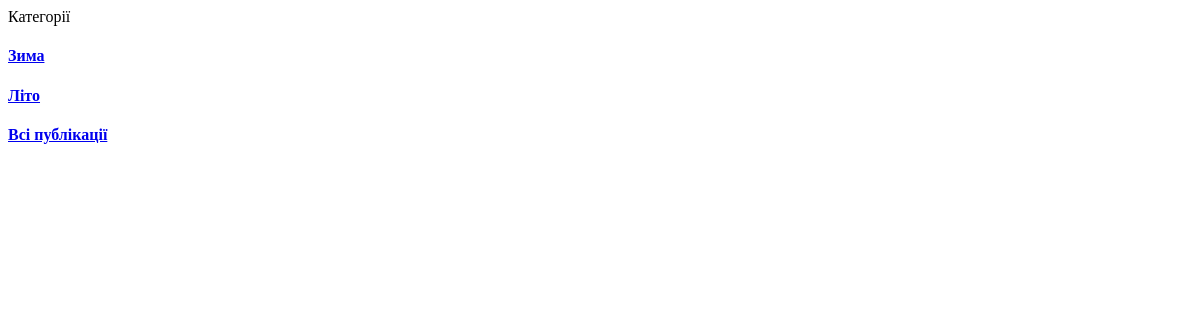
Before: / with the older database file.
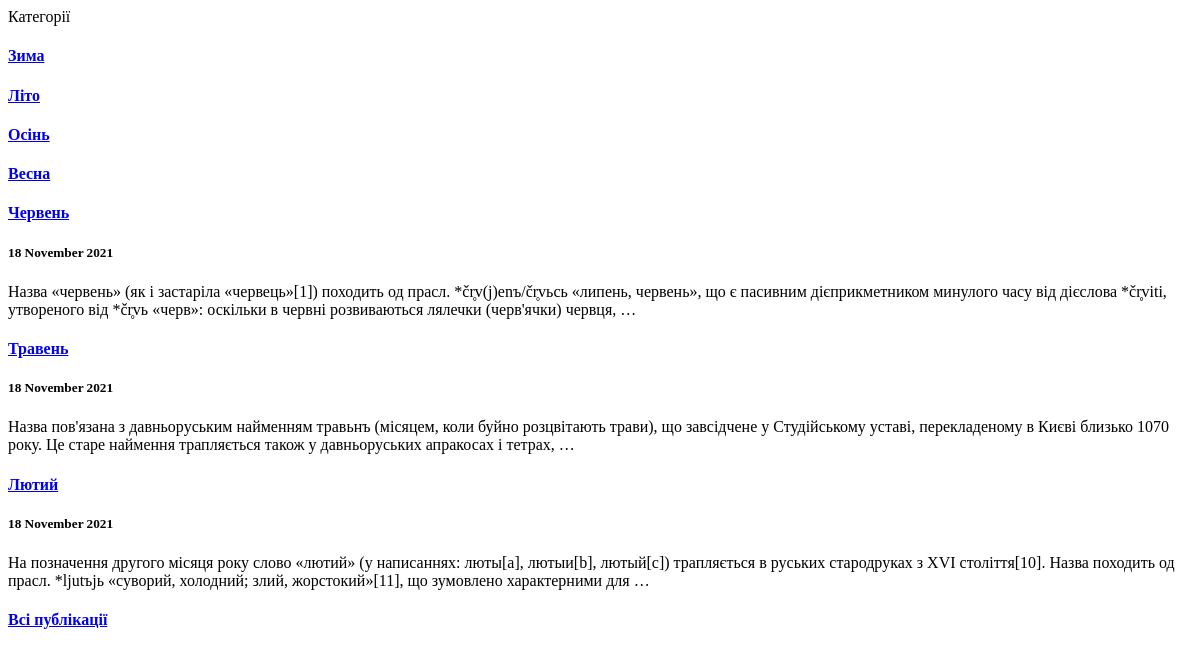
After: the same page with the newer database file.
### app_blog/models.py (models this page shows, shortened)
class Category(models.Model):
    category = models.CharField(u'Категорія',
    max_length=250, help_text=u'Максимум 250 символів')
    slug = models.SlugField(u'Слаг')
    objects=models.Manager()
    class Meta:
        verbose_name = u'Категорія для новини'
        verbose_name_plural = u'Категорії для новин'
    def get_absolute_url(self):
        try:
            url = reverse('articles-category-list',
            kwargs={
            'slug': self.slug
            })
        except:
            url = "/"
        return url

class Article(models.Model):
    title = models.CharField(u'Заголовок', max_length=250,
    help_text=u'Максимум 250 символів')
    description = models.TextField(blank=True,
    verbose_name=u'Опис')
    pub_date = models.DateTimeField(u'Дата публікації',
    default=timezone.now)
    slug = models.SlugField(u'Слаг',
    unique_for_date='pub_date')
    main_page = models.BooleanField(u'Головна',
    default=False,
    help_text=u'Показувати')
    category = models.ForeignKey(Category,
    related_name='news',
    blank=True,
    null=True,
    verbose_name=u'Категорія',
    on_delete=models.CASCADE)
    objects = models.Manager()
    class Meta:
        ordering = ['-pub_date']
        verbose_name = u'Стаття'
        verbose_name_plural = u'Статті'
    def get_absolute_url(self):
        try:
            url = reverse('news-detail',
            kwargs={
            'year': self.pub_date.strftime("%Y"),
            'month': self.pub_date.strftime("%m"),
            'day': self.pub_date.strftime("%d"),
            'slug': self.slug,
            })
        except:
            url = "/"
        return url

### app_blog/views.py (the view, shortened to what this page needs)
# urls.py: path(r'', HomePageView.as_view()),
class HomePageView(TemplateView):
    model = Article
    template_name = 'index.html'
    context_object_name = 'categories'
    def get_context_data(self, **kwargs):
        context = super(HomePageView,
            self).get_context_data(**kwargs)
        context['articles'] =\
            Article.objects.filter(main_page=True)[:5]
        context['categories']= Category.objects.all()
        return context

### app_blog/templates/index.html (shortened to what this page needs)
<!DOCTYPE html>
<html lang=”uk”>
<head>
</head>
<body>
    Категорії
    {% if categories %}
    {% for item in categories %}
    <div>
        <a href="{{ item.get_absolute_url }}">
            <h4>{{ item.category }}</h4>
        </a>
    </div>
    {% endfor %}
    {% endif %}
    {% if articles %}
    {% for item in articles %}
    <div>
        <a href="{{ item.get_absolute_url }}">
            <h4>{{ item.title }}</h4>
        </a>
        <h5>
            {{ item.pub_date|date:"j E Y"|safe|linebreaks }}
        </h5>
        <p>
            {{ item.description|safe|escape|striptags|truncatewords_html:32 }}
        </p>
    </div>
    {% endfor %}
    {% endif %}
    <a href="{% url 'articles-list' %}">
        <h4>Всі публікації</h4>
    </a>
</body>
</html>

Changed rows visible on the page:
added Category: category "Осінь"
added Category: category "Весна"
now on this page (row edited): Article: title "Червень", pub_date "18 November 2021", description "Назва «червень» (як і застаріла «червець»[1]) походить од прасл. *čr̥v(j)enъ/čr̥vьсь «липень, червень», що є пасивним дієприкметником минулого часу від дієслова *čr̥viti, утвореного від *čr̥vь «черв»: оскільки в червні розвиваються лялечки (черв'ячки) червця, …"
now on this page (row edited): Article: title "Травень", pub_date "18 November 2021", description "Назва пов'язана з давньоруським найменням травьнъ (місяцем, коли буйно розцвітають трави), що завсідчене у Студійському уставі, перекладеному в Києві близько 1070 року. Це старе наймення трапляється також у давньоруських апракосах і тетрах, …"
now on this page (row edited): Article: title "Лютий", pub_date "18 November 2021", description "На позначення другого місяця року слово «лютий» (у написаннях: люты[a], лютыи[b], лютый[c]) трапляється в руських стародруках з XVI століття[10]. Назва походить од прасл. *ljutъjь «суворий, холодний; злий, жорстокий»[11], що зумовлено характерними для …"
